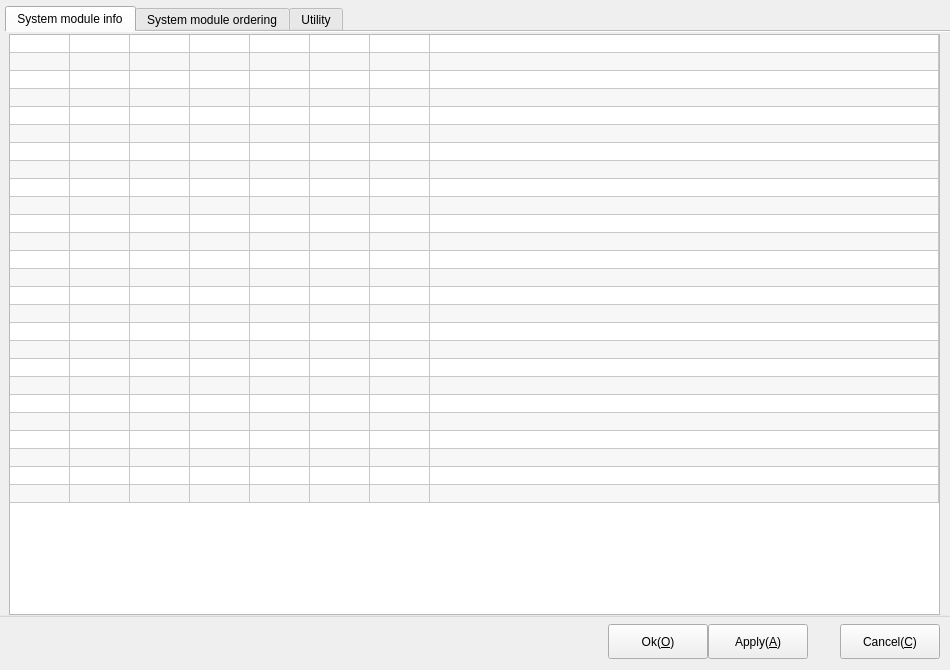
<?xml version="1.0" encoding="UTF-8"?>
<ui version="4.0">
 <class>SystemManager</class>
 <widget class="QDialog" name="SystemManager">
  <property name="geometry">
   <rect>
    <x>0</x>
    <y>0</y>
    <width>950</width>
    <height>670</height>
   </rect>
  </property>
  <property name="windowTitle">
   <string>System Manager</string>
  </property>
  <property name="windowIcon">
   <iconset>
    <normaloff>:/tool/icons/Images/config.png</normaloff>:/tool/icons/Images/config.png</iconset>
  </property>
  <widget class="QTabWidget" name="tabPlugin_Sort">
   <property name="geometry">
    <rect>
     <x>5</x>
     <y>6</y>
     <width>961</width>
     <height>611</height>
    </rect>
   </property>
   <property name="currentIndex">
    <number>0</number>
   </property>
   <property name="documentMode">
    <bool>true</bool>
   </property>
   <property name="tabsClosable">
    <bool>false</bool>
   </property>
   <widget class="QWidget" name="tabPluginLst">
    <attribute name="title">
     <string>System module info</string>
    </attribute>
    <widget class="QTableWidget" name="tablePluginLst">
     <property name="geometry">
      <rect>
       <x>4</x>
       <y>2</y>
       <width>931</width>
       <height>581</height>
      </rect>
     </property>
     <property name="mouseTracking">
      <bool>false</bool>
     </property>
     <property name="autoFillBackground">
      <bool>false</bool>
     </property>
     <property name="styleSheet">
      <string notr="true"/>
     </property>
     <property name="frameShape">
      <enum>QFrame::StyledPanel</enum>
     </property>
     <property name="frameShadow">
      <enum>QFrame::Plain</enum>
     </property>
     <property name="autoScroll">
      <bool>true</bool>
     </property>
     <property name="showDropIndicator" stdset="0">
      <bool>true</bool>
     </property>
     <property name="alternatingRowColors">
      <bool>true</bool>
     </property>
     <property name="selectionMode">
      <enum>QAbstractItemView::MultiSelection</enum>
     </property>
     <property name="selectionBehavior">
      <enum>QAbstractItemView::SelectRows</enum>
     </property>
     <property name="showGrid">
      <bool>true</bool>
     </property>
     <property name="gridStyle">
      <enum>Qt::SolidLine</enum>
     </property>
     <property name="wordWrap">
      <bool>true</bool>
     </property>
     <property name="rowCount">
      <number>26</number>
     </property>
     <property name="columnCount">
      <number>8</number>
     </property>
     <attribute name="horizontalHeaderVisible">
      <bool>false</bool>
     </attribute>
     <attribute name="horizontalHeaderCascadingSectionResizes">
      <bool>false</bool>
     </attribute>
     <attribute name="horizontalHeaderDefaultSectionSize">
      <number>60</number>
     </attribute>
     <attribute name="horizontalHeaderShowSortIndicator" stdset="0">
      <bool>false</bool>
     </attribute>
     <attribute name="horizontalHeaderStretchLastSection">
      <bool>true</bool>
     </attribute>
     <attribute name="verticalHeaderVisible">
      <bool>false</bool>
     </attribute>
     <attribute name="verticalHeaderCascadingSectionResizes">
      <bool>false</bool>
     </attribute>
     <attribute name="verticalHeaderMinimumSectionSize">
      <number>18</number>
     </attribute>
     <attribute name="verticalHeaderDefaultSectionSize">
      <number>18</number>
     </attribute>
     <attribute name="verticalHeaderShowSortIndicator" stdset="0">
      <bool>false</bool>
     </attribute>
     <attribute name="verticalHeaderStretchLastSection">
      <bool>false</bool>
     </attribute>
     <row/>
     <row/>
     <row/>
     <row/>
     <row/>
     <row/>
     <row/>
     <row/>
     <row/>
     <row/>
     <row/>
     <row/>
     <row/>
     <row/>
     <row/>
     <row/>
     <row/>
     <row/>
     <row/>
     <row/>
     <row/>
     <row/>
     <row/>
     <row/>
     <row/>
     <row/>
     <column/>
     <column/>
     <column/>
     <column/>
     <column/>
     <column/>
     <column/>
     <column/>
    </widget>
   </widget>
   <widget class="QWidget" name="tab_2">
    <attribute name="title">
     <string>System module ordering</string>
    </attribute>
    <widget class="QTableWidget" name="tableOrigPluginsSort">
     <property name="geometry">
      <rect>
       <x>2</x>
       <y>2</y>
       <width>861</width>
       <height>581</height>
      </rect>
     </property>
     <property name="mouseTracking">
      <bool>false</bool>
     </property>
     <property name="autoFillBackground">
      <bool>false</bool>
     </property>
     <property name="styleSheet">
      <string notr="true"/>
     </property>
     <property name="frameShape">
      <enum>QFrame::StyledPanel</enum>
     </property>
     <property name="frameShadow">
      <enum>QFrame::Plain</enum>
     </property>
     <property name="autoScroll">
      <bool>true</bool>
     </property>
     <property name="showDropIndicator" stdset="0">
      <bool>true</bool>
     </property>
     <property name="alternatingRowColors">
      <bool>true</bool>
     </property>
     <property name="selectionMode">
      <enum>QAbstractItemView::MultiSelection</enum>
     </property>
     <property name="selectionBehavior">
      <enum>QAbstractItemView::SelectRows</enum>
     </property>
     <property name="showGrid">
      <bool>true</bool>
     </property>
     <property name="gridStyle">
      <enum>Qt::SolidLine</enum>
     </property>
     <property name="wordWrap">
      <bool>true</bool>
     </property>
     <property name="rowCount">
      <number>26</number>
     </property>
     <property name="columnCount">
      <number>2</number>
     </property>
     <attribute name="horizontalHeaderCascadingSectionResizes">
      <bool>false</bool>
     </attribute>
     <attribute name="horizontalHeaderDefaultSectionSize">
      <number>60</number>
     </attribute>
     <attribute name="horizontalHeaderShowSortIndicator" stdset="0">
      <bool>false</bool>
     </attribute>
     <attribute name="horizontalHeaderStretchLastSection">
      <bool>true</bool>
     </attribute>
     <attribute name="verticalHeaderVisible">
      <bool>false</bool>
     </attribute>
     <attribute name="verticalHeaderCascadingSectionResizes">
      <bool>false</bool>
     </attribute>
     <attribute name="verticalHeaderMinimumSectionSize">
      <number>18</number>
     </attribute>
     <attribute name="verticalHeaderDefaultSectionSize">
      <number>18</number>
     </attribute>
     <attribute name="verticalHeaderShowSortIndicator" stdset="0">
      <bool>false</bool>
     </attribute>
     <attribute name="verticalHeaderStretchLastSection">
      <bool>false</bool>
     </attribute>
     <row/>
     <row/>
     <row/>
     <row/>
     <row/>
     <row/>
     <row/>
     <row/>
     <row/>
     <row/>
     <row/>
     <row/>
     <row/>
     <row/>
     <row/>
     <row/>
     <row/>
     <row/>
     <row/>
     <row/>
     <row/>
     <row/>
     <row/>
     <row/>
     <row/>
     <row/>
     <column/>
     <column/>
    </widget>
    <widget class="QPushButton" name="btnOrigPluginMoveDown">
     <property name="geometry">
      <rect>
       <x>869</x>
       <y>293</y>
       <width>71</width>
       <height>291</height>
      </rect>
     </property>
     <property name="text">
      <string>DOWN</string>
     </property>
    </widget>
    <widget class="QPushButton" name="btnOrigPluginMoveUp">
     <property name="geometry">
      <rect>
       <x>869</x>
       <y>1</y>
       <width>71</width>
       <height>291</height>
      </rect>
     </property>
     <property name="text">
      <string>UP</string>
     </property>
    </widget>
   </widget>
   <widget class="QWidget" name="tab">
    <attribute name="title">
     <string>Utility</string>
    </attribute>
    <widget class="QLabel" name="label">
     <property name="geometry">
      <rect>
       <x>30</x>
       <y>30</y>
       <width>111</width>
       <height>16</height>
      </rect>
     </property>
     <property name="text">
      <string>System ID:</string>
     </property>
    </widget>
    <widget class="QLabel" name="label_2">
     <property name="geometry">
      <rect>
       <x>30</x>
       <y>100</y>
       <width>111</width>
       <height>16</height>
      </rect>
     </property>
     <property name="text">
      <string>System Name:</string>
     </property>
    </widget>
    <widget class="QLineEdit" name="txtSystemID">
     <property name="geometry">
      <rect>
       <x>30</x>
       <y>50</y>
       <width>251</width>
       <height>20</height>
      </rect>
     </property>
    </widget>
    <widget class="QLineEdit" name="txtSystemName">
     <property name="geometry">
      <rect>
       <x>30</x>
       <y>120</y>
       <width>251</width>
       <height>20</height>
      </rect>
     </property>
    </widget>
   </widget>
  </widget>
  <widget class="QPushButton" name="btnOk">
   <property name="geometry">
    <rect>
     <x>608</x>
     <y>624</y>
     <width>100</width>
     <height>35</height>
    </rect>
   </property>
   <property name="minimumSize">
    <size>
     <width>0</width>
     <height>35</height>
    </size>
   </property>
   <property name="text">
    <string>Ok(&amp;O)</string>
   </property>
  </widget>
  <widget class="QPushButton" name="btnCancel">
   <property name="geometry">
    <rect>
     <x>840</x>
     <y>624</y>
     <width>100</width>
     <height>35</height>
    </rect>
   </property>
   <property name="minimumSize">
    <size>
     <width>0</width>
     <height>35</height>
    </size>
   </property>
   <property name="text">
    <string>Cancel(&amp;C)</string>
   </property>
  </widget>
  <widget class="QPushButton" name="btnApply">
   <property name="geometry">
    <rect>
     <x>708</x>
     <y>624</y>
     <width>100</width>
     <height>35</height>
    </rect>
   </property>
   <property name="minimumSize">
    <size>
     <width>0</width>
     <height>35</height>
    </size>
   </property>
   <property name="text">
    <string>Apply(&amp;A)</string>
   </property>
  </widget>
  <widget class="QGroupBox" name="groupBox">
   <property name="geometry">
    <rect>
     <x>-30</x>
     <y>615</y>
     <width>1000</width>
     <height>2</height>
    </rect>
   </property>
   <property name="title">
    <string/>
   </property>
   <property name="flat">
    <bool>true</bool>
   </property>
  </widget>
 </widget>
 <resources/>
 <connections/>
</ui>
